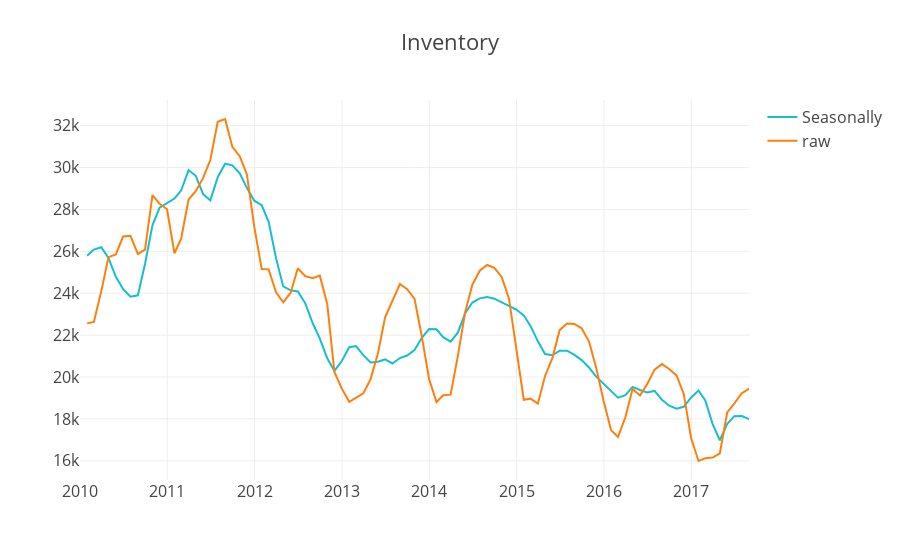

This figure's notebook cell:
### Code cell
#Inventory seasonally adjusted - there is a downward trend in inventory. The peak of inventory (there are more people 
#selling the house then buying which creates higher inventory) was between 2011-2012 but in 2017, it's almost half. 

data = [go.Scatter(x=state_month['Date'], y=state_month['InventorySeasonallyAdjusted_AllHomes'], line = dict(color='17BECF'), name='Seasonally'), 
       go.Scatter(x=state_month['Date'], y=state_month['InventoryRaw_AllHomes'], name = 'raw')]
layout = {'title':'Inventory', 'font' : dict(size=16), 'xaxis': {'range': ['2010-1-1', '2017-8-30']}}
py.iplot({'data' : data, 'layout':layout})

### Figure 1 — Plotly figure (JSON) as saved in the notebook; plotly's stock layout.template omitted (floating-point values rounded to 4 significant figures; data arrays with more than 128 entries replaced by an {"elided": "..."} marker saying what was removed)
{"data": [{"line": {"color": "17BECF"}, "name": "Seasonally", "type": "scatter", "x": {"elided": "257 str values"}, "y": {"elided": "257 int values"}}, {"name": "raw", "type": "scatter", "x": {"elided": "257 str values"}, "y": {"elided": "257 int values"}}], "layout": {"font": {"size": 16}, "title": "Inventory", "xaxis": {"range": ["2010-1-1", "2017-8-30"]}}}
